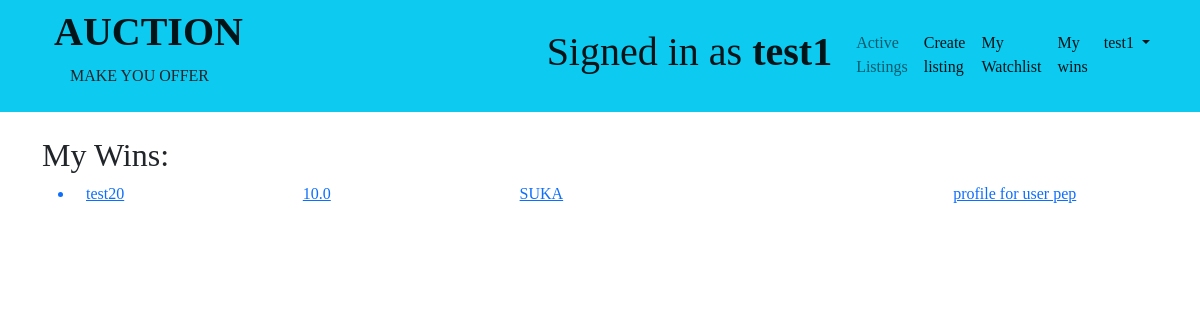
/userwin/ (signed in), run on the app's committed database.
### auction/models.py (models this page shows)
class AuctionListing(models.Model):
    profile =models.ForeignKey(Profile, on_delete=models.CASCADE, related_name="profile")
    product = models.CharField(max_length=200)
    slug=models.SlugField(max_length=200,db_index=True)
    photo = models.ImageField(upload_to="pics/%y/%m/%d/")
    description = models.TextField(max_length=500)
    starting_bid = models.FloatField(default=0.01)
    current_price = models.FloatField()
    current_winner = models.ForeignKey(User, on_delete=models.CASCADE, related_name="current_winner", blank=True, null=True)
    active = models.BooleanField(default=True)
    manualClose = models.BooleanField(default=False)
    date = models.DateTimeField(default=timezone.now, blank=True)
    start =  models.DateTimeField(blank=True)
    end =  models.DateTimeField(blank=True)
    def __str__(self):
        return f"{self.product}: $ {self.current_price}: ${self.date}"

### accounts/models.py (models this page shows)
class Profile(models.Model):
    user = models.ForeignKey(User, on_delete=models.CASCADE, related_name='profile')
    email = models.EmailField(max_length=254, blank=True)
    class Meta:
        ordering = ['user']
    def __str__(self):
        return "profile for user {}".format(self.user.username)

### accounts/views.py (the view)
# urls.py: path("userwin/",userWin, name="mywinner"),
def userWin(request):
    user = get_user_or404(request)
    print(user, 'USER')
    profile = Profile.objects.get(user=request.user)
    print(profile, 'PROFILE')
    winner = AuctionListing.objects.filter(current_winner=request.user.pk)
    print(winner, 'OBJECTS')
    context = {"user": user, "profile": profile, "winner": winner}
    return render(request, 'accounts/mywinner.html', context)

### accounts/views.py (called while the page is built)
def get_user_or404(request):
    try:
        return User.objects.get(pk=request.user.pk)
    except User.DoesNotExist:
        raise Http404("User does not exist")

### accounts/templates/accounts/mywinner.html (shortened to what this page needs)
{% extends "base.html" %}
{% load crispy_forms_tags %}
{% block content %}
    <h2>My Wins:</h2>
    {% for listing in winner %}
    <a href="{% url 'listing_view' listing.id %}">
        <ul>
            <li>
                <div class="container">
                    <div class="row">
                        <div class="col col-sm">
                            {{listing.product}}
                        </div>
                        <div class="col col-sm">
                            {{listing.current_price}}
                        </div>
                        <div class="col col-lg">
                            {{listing.description}}
                        </div>
                        <div class="col col-lg">
                        </div>
                        <div class="col col-sm">
                            {{listing.profile}}
                        </div>
                    </div>
                </div>
            </li>
        </ul>
    </a>
    {% endfor %}
{% endblock content %}

### templates/base.html (shortened to what this page needs)
{% load static %}
<html lang="en">
  <head>
    <link href="https://cdn.jsdelivr.net/npm/bootstrap@5.1.3/dist/css/bootstrap.min.css"
          rel="stylesheet"
>
    <link rel="stylesheet" href="{% static 'css/auction.css' %}"/>
  </head>
  <body>
  <nav class="navbar navbar-expand-lg navbar-light bg-info">
    <div class="container">
  <div class="container-fluid">
    <a class="navbar-brand" href="#"><h1><strong>AUCTION </strong></h1></a>MAKE YOU OFFER<p class="text-right"></p>
  </div>
    <div class="collapse navbar-collapse" id="navbarSupportedContent">
      <ul class="navbar-nav me-auto mb-2 mb-lg-0">
        {% if request.user.is_authenticated %}
        <a class="navbar-brand" href="#"><h1>Signed in as <strong>{{ user.username }}</strong></h1></a><p class="text-right"></p>
        <li class="nav-item">
            <a class="nav-link" href="{% url 'index' %}">Active Listings</a>
        </li>
        <li class="nav-item">
          <a class="nav-link active" aria-current="page" href="{% url 'create_listing' %}">Create listing</a>
        </li>
        <li class="nav-item">
          <a class="nav-link active" aria-current="page" href="{% url 'watchlist' %}">My Watchlist</a>
        </li>
        <li class="nav-item">
          <a class="nav-link active" aria-current="page" href="{% url 'my_wins' %}">My wins</a>
        </li>
        <li class="nav-item dropdown">
            <a class="nav-link active dropdown-toggle" href="#" id="navbarDropdown" role="button" data-bs-toggle="dropdown" aria-haspopup="true" aria-expanded="false">
              {{ request.user.username }}
            </a>
        </li>
          {% endif %}
      </ul>
    </div>
    </div>
</nav>
    <br/>
    <div class="container">
        {% block content %}
        {% endblock content %}
    </div>
  <br>
  <br>
  <br>
  <br>
  </body>
</html>

### static/css/auction.css (style rules this page uses)
body { font-family: 'Coiny', cursive; }

### data on the page
AuctionListing: product "test20", current_price "10.0", description "SUKA", profile "profile for user pep"

### other printed values
{{ user.username }} "test1"
{{ request.user.username }} "test1"
